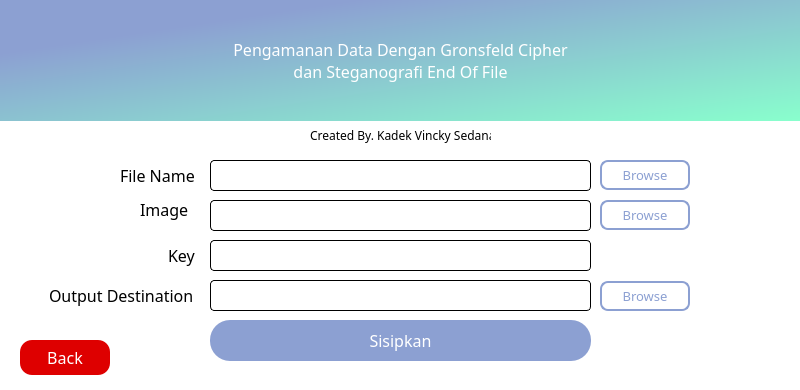
<?xml version="1.0" encoding="UTF-8"?>
<ui version="4.0">
 <class>Dialog</class>
 <widget class="QDialog" name="Dialog">
  <property name="geometry">
   <rect>
    <x>0</x>
    <y>0</y>
    <width>800</width>
    <height>390</height>
   </rect>
  </property>
  <property name="font">
   <font>
    <family>Montserrat</family>
    <pointsize>12</pointsize>
   </font>
  </property>
  <property name="windowTitle">
   <string>Dialog</string>
  </property>
  <property name="styleSheet">
   <string notr="true">background-color: #fff</string>
  </property>
  <widget class="QLineEdit" name="filename">
   <property name="geometry">
    <rect>
     <x>210</x>
     <y>160</y>
     <width>381</width>
     <height>31</height>
    </rect>
   </property>
   <property name="font">
    <font>
     <family>SF UI  Text</family>
     <pointsize>10</pointsize>
    </font>
   </property>
   <property name="styleSheet">
    <string notr="true">QLineEdit{
border: 1px solid;
border-radius: 4px;
padding-left: 8px;
padding-right: 8px;
background-color: #fff;
}

QLineEdit:hover{
border: 1px solid rgb(161, 185, 241)
}

QLineEdit:focus{
border: 1px solid rgb(161, 185, 241)
}</string>
   </property>
   <property name="text">
    <string/>
   </property>
  </widget>
  <widget class="QLabel" name="Title">
   <property name="geometry">
    <rect>
     <x>0</x>
     <y>0</y>
     <width>801</width>
     <height>121</height>
    </rect>
   </property>
   <property name="styleSheet">
    <string notr="true">background-color: qlineargradient(spread:pad, x1:0.0395455, y1:0.034, x2:1, y2:1, stop:0.193182 rgba(140, 160, 210, 255), stop:1 rgba(137, 255, 205, 255));
font: 57 16pt &quot;Poppins Medium&quot;;
color: rgb(255, 255, 255);</string>
   </property>
   <property name="text">
    <string>Pengamanan Data Dengan Gronsfeld Cipher
dan Steganografi End Of File</string>
   </property>
   <property name="alignment">
    <set>Qt::AlignCenter</set>
   </property>
  </widget>
  <widget class="QLabel" name="label">
   <property name="geometry">
    <rect>
     <x>120</x>
     <y>160</y>
     <width>81</width>
     <height>31</height>
    </rect>
   </property>
   <property name="styleSheet">
    <string notr="true">font: 57 12pt &quot;Poppins Medium&quot;;</string>
   </property>
   <property name="text">
    <string>File Name</string>
   </property>
  </widget>
  <widget class="QLabel" name="label_3">
   <property name="geometry">
    <rect>
     <x>168</x>
     <y>240</y>
     <width>31</width>
     <height>31</height>
    </rect>
   </property>
   <property name="styleSheet">
    <string notr="true">font: 57 12pt &quot;Poppins Medium&quot;;</string>
   </property>
   <property name="text">
    <string>Key</string>
   </property>
  </widget>
  <widget class="QLabel" name="label_2">
   <property name="geometry">
    <rect>
     <x>140</x>
     <y>194</y>
     <width>61</width>
     <height>31</height>
    </rect>
   </property>
   <property name="styleSheet">
    <string notr="true">font: 57 12pt &quot;Poppins Medium&quot;;</string>
   </property>
   <property name="text">
    <string>Image</string>
   </property>
  </widget>
  <widget class="QLabel" name="label_4">
   <property name="geometry">
    <rect>
     <x>49</x>
     <y>280</y>
     <width>151</width>
     <height>31</height>
    </rect>
   </property>
   <property name="styleSheet">
    <string notr="true">font: 57 12pt &quot;Poppins Medium&quot;;</string>
   </property>
   <property name="text">
    <string>Output Destination</string>
   </property>
  </widget>
  <widget class="QPushButton" name="Back">
   <property name="geometry">
    <rect>
     <x>20</x>
     <y>340</y>
     <width>90</width>
     <height>35</height>
    </rect>
   </property>
   <property name="font">
    <font>
     <family>Poppins</family>
     <pointsize>12</pointsize>
    </font>
   </property>
   <property name="styleSheet">
    <string notr="true">QPushButton{
background-color: rgb(222, 0, 0);
border-radius: 12px;
color: rgb(255, 255, 255);
}

QPushButton:hover{
background-color: rgb(255, 0, 0)
}</string>
   </property>
   <property name="text">
    <string>Back</string>
   </property>
  </widget>
  <widget class="QPushButton" name="proses">
   <property name="geometry">
    <rect>
     <x>210</x>
     <y>320</y>
     <width>381</width>
     <height>41</height>
    </rect>
   </property>
   <property name="font">
    <font>
     <family>Poppins Medium</family>
     <pointsize>12</pointsize>
    </font>
   </property>
   <property name="styleSheet">
    <string notr="true">QPushButton {
border-radius: 20px;
	background-color: rgb(140, 160, 210);
color: rgb(255, 255, 255);
}

QPushButton:hover{
background-color: rgb(163, 188, 245)
}</string>
   </property>
   <property name="text">
    <string>Sisipkan</string>
   </property>
  </widget>
  <widget class="QPushButton" name="browse">
   <property name="geometry">
    <rect>
     <x>600</x>
     <y>160</y>
     <width>90</width>
     <height>30</height>
    </rect>
   </property>
   <property name="font">
    <font>
     <family>Poppins</family>
     <pointsize>10</pointsize>
    </font>
   </property>
   <property name="styleSheet">
    <string notr="true">QPushButton{
border: 2px solid rgb(140, 160, 210);
border-radius: 8px;
color: rgb(140, 160, 210);
}

QPushButton:hover{
border: 2px solid rgb(163, 188, 245);
color: rgb(163, 188, 245);
}</string>
   </property>
   <property name="text">
    <string>Browse</string>
   </property>
  </widget>
  <widget class="QPushButton" name="browse2">
   <property name="geometry">
    <rect>
     <x>600</x>
     <y>200</y>
     <width>90</width>
     <height>30</height>
    </rect>
   </property>
   <property name="font">
    <font>
     <family>Poppins</family>
     <pointsize>10</pointsize>
    </font>
   </property>
   <property name="styleSheet">
    <string notr="true">QPushButton{
border: 2px solid rgb(140, 160, 210);
border-radius: 8px;
color: rgb(140, 160, 210);
}

QPushButton:hover{
border: 2px solid rgb(163, 188, 245);
color: rgb(163, 188, 245);
}</string>
   </property>
   <property name="text">
    <string>Browse</string>
   </property>
  </widget>
  <widget class="QPushButton" name="save">
   <property name="geometry">
    <rect>
     <x>600</x>
     <y>281</y>
     <width>90</width>
     <height>30</height>
    </rect>
   </property>
   <property name="font">
    <font>
     <family>Poppins</family>
     <pointsize>10</pointsize>
    </font>
   </property>
   <property name="styleSheet">
    <string notr="true">QPushButton{
border: 2px solid rgb(140, 160, 210);
border-radius: 8px;
color: rgb(140, 160, 210);
}

QPushButton:hover{
border: 2px solid rgb(163, 188, 245);
color: rgb(163, 188, 245);
}</string>
   </property>
   <property name="text">
    <string>Browse</string>
   </property>
  </widget>
  <widget class="QLineEdit" name="image">
   <property name="geometry">
    <rect>
     <x>210</x>
     <y>200</y>
     <width>381</width>
     <height>31</height>
    </rect>
   </property>
   <property name="font">
    <font>
     <family>SF UI  Text</family>
     <pointsize>10</pointsize>
    </font>
   </property>
   <property name="styleSheet">
    <string notr="true">QLineEdit{
border: 1px solid;
border-radius: 4px;
padding-left: 8px;
padding-right: 8px;
background-color: #fff;
}

QLineEdit:hover{
border: 1px solid rgb(161, 185, 241)
}

QLineEdit:focus{
border: 1px solid rgb(161, 185, 241)
}</string>
   </property>
   <property name="text">
    <string/>
   </property>
  </widget>
  <widget class="QLineEdit" name="key">
   <property name="geometry">
    <rect>
     <x>210</x>
     <y>240</y>
     <width>381</width>
     <height>31</height>
    </rect>
   </property>
   <property name="font">
    <font>
     <family>SF UI  Text</family>
     <pointsize>10</pointsize>
    </font>
   </property>
   <property name="styleSheet">
    <string notr="true">QLineEdit{
border: 1px solid;
border-radius: 4px;
padding-left: 8px;
padding-right: 8px;
background-color: #fff;
}

QLineEdit:hover{
border: 1px solid rgb(161, 185, 241)
}

QLineEdit:focus{
border: 1px solid rgb(161, 185, 241)
}</string>
   </property>
   <property name="text">
    <string/>
   </property>
   <property name="echoMode">
    <enum>QLineEdit::Password</enum>
   </property>
  </widget>
  <widget class="QLineEdit" name="outputname">
   <property name="geometry">
    <rect>
     <x>210</x>
     <y>280</y>
     <width>381</width>
     <height>31</height>
    </rect>
   </property>
   <property name="font">
    <font>
     <family>SF UI  Text</family>
     <pointsize>10</pointsize>
    </font>
   </property>
   <property name="styleSheet">
    <string notr="true">QLineEdit{
border: 1px solid;
border-radius: 4px;
padding-left: 8px;
padding-right: 8px;
background-color: #fff;
}

QLineEdit:hover{
border: 1px solid rgb(161, 185, 241)
}

QLineEdit:focus{
border: 1px solid rgb(161, 185, 241)
}</string>
   </property>
   <property name="text">
    <string/>
   </property>
  </widget>
  <widget class="QLabel" name="label_5">
   <property name="geometry">
    <rect>
     <x>310</x>
     <y>127</y>
     <width>181</width>
     <height>16</height>
    </rect>
   </property>
   <property name="font">
    <font>
     <family>SF UI  Text</family>
    </font>
   </property>
   <property name="styleSheet">
    <string notr="true">QLabel{
background-color: #fff;
}</string>
   </property>
   <property name="text">
    <string>Created By. Kadek Vincky Sedana</string>
   </property>
  </widget>
 </widget>
 <resources/>
 <connections/>
</ui>
